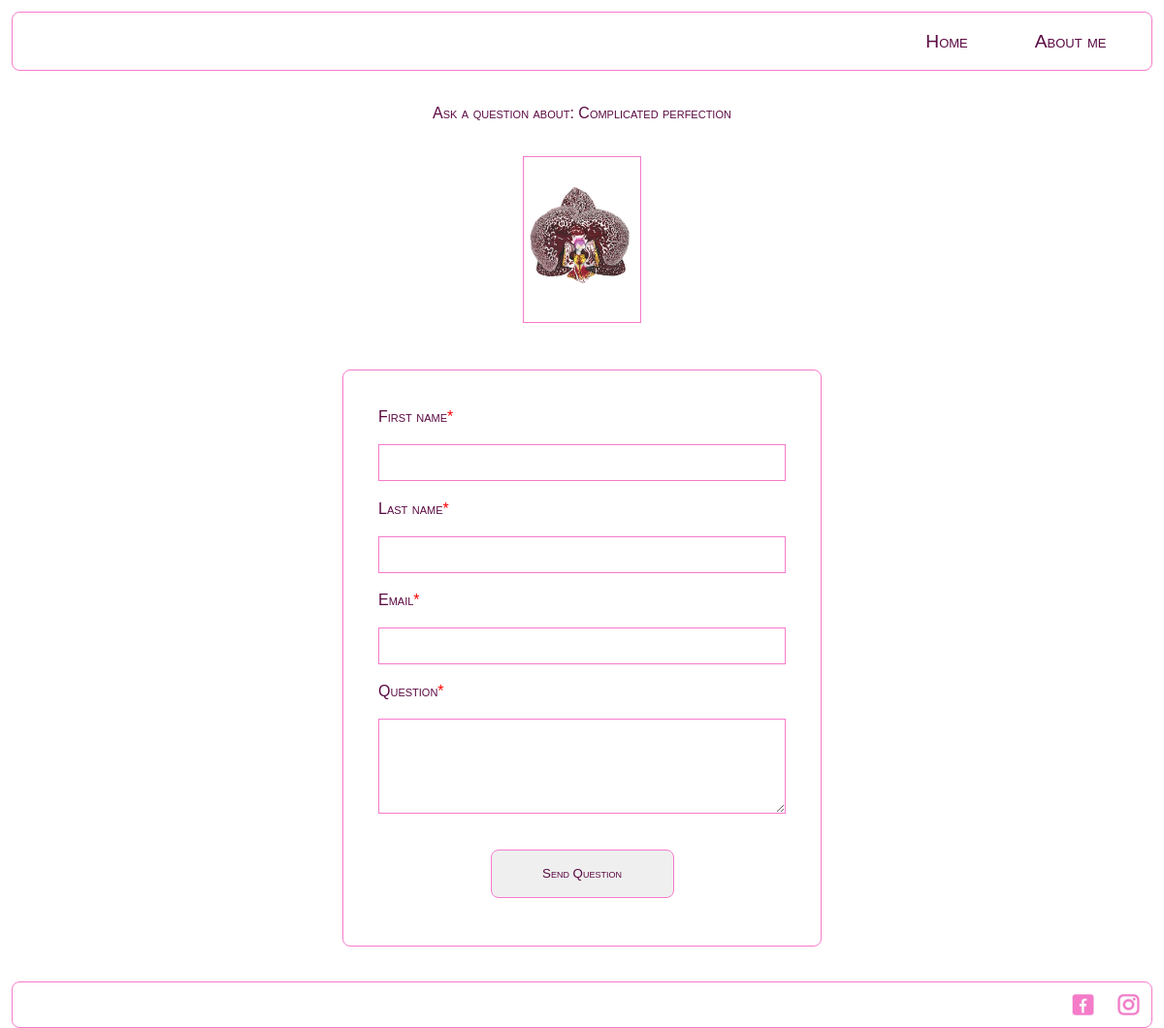
Screenshot of /contact/1 with the database file from the repository.
### TeenyTiny/models.py (models this page shows)
class Picturi(models.Model):
    nume_pictura = models.CharField(max_length=100)
    descriere_pictura = models.TextField()
    imagine_pictura = models.ImageField(upload_to='TeenyTiny/images/')
    categorie_pictura = models.ForeignKey(CategoriiPicturi, default='Nealocat', on_delete=models.SET_DEFAULT)
    marime_imagine = models.CharField(max_length=100, default='1654px(latime) X 2339px (inaltime) jpg')
    class Meta:
        verbose_name_plural = 'Picturi'

### TeenyTiny/views.py (the view, shortened to what this page needs)
# urls.py: path('contact/<int:question>', views.contact, name='contact'),
def contact(request, question):
    if request.method == 'GET':
        if question != 0: #in question e stocat id-ul picturrii. Daca e zero, e general question
            pictura_selectata = Picturi.objects.filter(id=question).all()[0]
        elif question == 0:
            pictura_selectata = None
        my_form = MyContactForm()
        return render(request, 'TeenyTiny/contact.html', {'pictura_handle':pictura_selectata , 'form_handle':my_form})

### TeenyTiny/forms.py
class MyContactForm(forms.ModelForm):
    class Meta():
        model = ReceivedEmails
        fields = ['first_name', 'last_name', 'email', 'question']
        widgets = {
          'first_name': forms.TextInput(attrs={'class':'input_text_form'}),
          'last_name': forms.TextInput(attrs={'class':'input_text_form'}),
          'email': forms.TextInput(attrs={'class':'input_text_form'}),
          'question': forms.Textarea(attrs={'rows':5, 'cols':25, 'class':'input_text_form'}),
        }

### TeenyTiny/templates/TeenyTiny/contact.html (shortened to what this page needs)
{% extends 'TeenyTiny/base.html' %}
{% load static %}
{% block navigation %}
<a class="a_nav" href="{% url 'categories' %}">Home</a>
<a class="a_nav" href="{% url 'aboutme' %}">About me</a>
{% endblock %}
{% block body %}
  <div class="div_contact_page">
    {% if  pictura_handle != None %}
      <p class = "p_form_message">Ask a question about: {{ pictura_handle.nume_pictura }}</p>
      <img class="img_form" src="{{ pictura_handle.imagine_pictura.url }}">
    {% else %}
      <p class = "p_form_message">Thank you for contacting me. Fill in the form below and I will get back to you as soon as possible</p>
    {% endif %}
      <form class="form_form" method="post">
        {% for line in form_handle %}
          <label class = "label_form">{{line.label}}<span style="color:red">*</span></label>
          <br>
          {{line}}
          <br>
        {% endfor %}
        <br>
        <button type="submit" name="button" class='form_button'>Send Question</button>
      </form>
  </div>
{% endblock %}

### TeenyTiny/static/TeenyTiny/css/master.css (style rules this page uses)
html, body, div, span, applet, object, iframe, h1, h2, h3, h4, h5, h6, p, blockquote, pre, a, abbr, acronym, address, big, cite, code, del, dfn, em, img, ins, kbd, q, s, samp, small, strike, strong, sub, sup, tt, var, b, u, i, center, dl, dt, dd, ol, ul, li, fieldset, form, label, legend, table, caption, tbody, tfoot, thead, tr, th, td, article, aside, canvas, details, embed, figure, figcaption, footer, header, hgroup, menu, nav, output, ruby, section, summary, time, mark, audio, video { margin: 0; padding: 0; border: 0; font-size: 100%; font: inherit; vertical-align: baseline; }
body { line-height: 1; }
body { font-family: sans-serif; font-variant: small-caps; }
p { color: #5a0942 }
.a_nav { color: #5a0942; margin: 0.5%; padding: 0.5%; transition: ease 0.5s; text-decoration: none; font-size: 70%; font-weight: bold; }
.div_contact_page { margin: 0 auto; display:flex; flex-direction:column; justify-content: flex-start; text-align: center; }
.img_form { width:30%; margin: 0 auto; margin-top: 1%; margin-bottom: 1%; border:solid 0.5px #f67bcb; }
.form_form { display:flex; margin: 3% auto; padding: 3%; flex-direction: column; justify-content: center; border: solid 0.5px #f67bcb; border-radius: 8px; width:75%; text-align: left; }
.label_form { color: #5a0942; margin: 1% 0; }
.p_form_message { width: 75%; margin: 2% auto; color: #5a0942; }
.input_text_form { border:solid 0.5px #f67bcb; font-family: sans-serif; color: #4f4f4f; padding:2.5%; }
.form_button { width:45%; margin: 1% auto; margin-top:1%; margin-bottom:3%; padding:4%; color: #5a0942; font-family: sans-serif; font-variant: small-caps; border:solid 0.5px #f67bcb; border-radius: 8px; transition:ease 0.5s }
@media screen and (min-width:481px) { .a_nav { font-size: 100%; font-weight: normal; margin-left: 1.5%; margin-right: 1.5%; padding-left: 1.5%; padding-right: 1.5%; } }
@media screen and (min-width:481px) { .img_form { width:20%; } }
@media screen and (min-width:481px) { .div_contact_page { margin-top:0; } }
@media screen and (min-width:481px) { .form_form { width:55% } }
@media screen and (min-width:769px) { .a_nav { font-size: 120%; font-weight: normal; margin-left: 1.5%; margin-right: 1.5%; padding-left: 1.5%; padding-right: 1.5%; padding-top: 0.2%; padding-bottom: 0.2%; } }
@media screen and (min-width:769px) { .img_form { width:15%; } }
@media screen and (min-width:769px) { .form_form { width:45% } }
@media screen and (min-width:1000px) { .form_form { width:35%; } }
@media screen and (min-width:1000px) { .img_form { width:10%; } }

### rows the page displays
Picturi: nume_pictura "Complicated perfection", imagine_pictura (picture)

### other values shown
{{ line.label }} "First name" "Last name" "Email" "Question"
